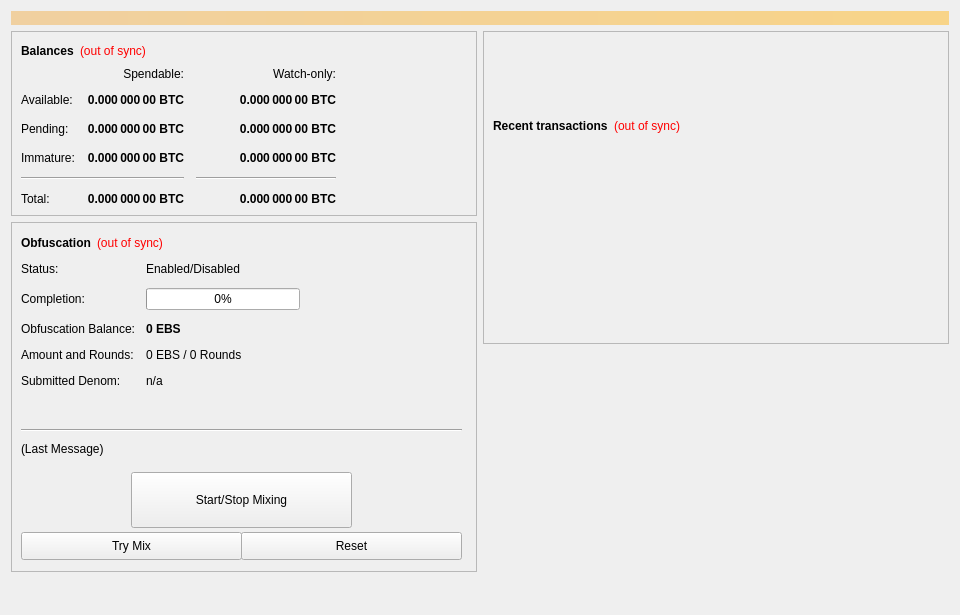
<?xml version="1.0" encoding="UTF-8"?>
<ui version="4.0">
 <class>OverviewPage</class>
 <widget class="QWidget" name="OverviewPage">
  <property name="geometry">
   <rect>
    <x>0</x>
    <y>0</y>
    <width>960</width>
    <height>615</height>
   </rect>
  </property>
  <property name="minimumSize">
   <size>
    <width>960</width>
    <height>0</height>
   </size>
  </property>
  <property name="windowTitle">
   <string>Form</string>
  </property>
  <layout class="QVBoxLayout" name="topLayout">
   <item>
    <widget class="QLabel" name="labelAlerts">
     <property name="visible">
      <bool>false</bool>
     </property>
     <property name="styleSheet">
      <string notr="true">background-color: qlineargradient(x1: 0, y1: 0, x2: 1, y2: 0, stop:0 #F0D0A0, stop:1 #F8D488); color:#000000;</string>
     </property>
     <property name="wordWrap">
      <bool>true</bool>
     </property>
     <property name="margin">
      <number>3</number>
     </property>
    </widget>
   </item>
   <item>
    <layout class="QHBoxLayout" name="horizontalLayout" stretch="1,1">
     <item>
      <layout class="QVBoxLayout" name="verticalLayout_2">
       <item>
        <widget class="QFrame" name="frame">
         <property name="frameShape">
          <enum>QFrame::StyledPanel</enum>
         </property>
         <property name="frameShadow">
          <enum>QFrame::Raised</enum>
         </property>
         <layout class="QVBoxLayout" name="verticalLayout_4">
          <item>
           <layout class="QHBoxLayout" name="horizontalLayout_4">
            <item>
             <widget class="QLabel" name="label_5">
              <property name="font">
               <font>
                <weight>75</weight>
                <bold>true</bold>
               </font>
              </property>
              <property name="text">
               <string>Balances</string>
              </property>
             </widget>
            </item>
            <item>
             <widget class="QLabel" name="labelWalletStatus">
              <property name="cursor">
               <cursorShape>WhatsThisCursor</cursorShape>
              </property>
              <property name="toolTip">
               <string>The displayed information may be out of date. Your wallet automatically synchronizes with the EBS network after a connection is established, but this process has not completed yet.</string>
              </property>
              <property name="styleSheet">
               <string notr="true">QLabel { color: red; }</string>
              </property>
              <property name="text">
               <string notr="true">(out of sync)</string>
              </property>
              <property name="alignment">
               <set>Qt::AlignLeading|Qt::AlignLeft|Qt::AlignVCenter</set>
              </property>
             </widget>
            </item>
            <item>
             <spacer name="horizontalSpacer_3">
              <property name="orientation">
               <enum>Qt::Horizontal</enum>
              </property>
              <property name="sizeHint" stdset="0">
               <size>
                <width>40</width>
                <height>20</height>
               </size>
              </property>
             </spacer>
            </item>
           </layout>
          </item>
          <item>
           <layout class="QGridLayout" name="gridLayout">
            <property name="spacing">
             <number>12</number>
            </property>
            <item row="2" column="2">
             <widget class="QLabel" name="labelWatchPending">
              <property name="font">
               <font>
                <weight>75</weight>
                <bold>true</bold>
               </font>
              </property>
              <property name="cursor">
               <cursorShape>IBeamCursor</cursorShape>
              </property>
              <property name="toolTip">
               <string>Unconfirmed transactions to watch-only addresses</string>
              </property>
              <property name="text">
               <string notr="true">0.000 000 00 BTC</string>
              </property>
              <property name="alignment">
               <set>Qt::AlignRight|Qt::AlignTrailing|Qt::AlignVCenter</set>
              </property>
              <property name="textInteractionFlags">
               <set>Qt::LinksAccessibleByMouse|Qt::TextSelectableByKeyboard|Qt::TextSelectableByMouse</set>
              </property>
             </widget>
            </item>
            <item row="2" column="1">
             <widget class="QLabel" name="labelUnconfirmed">
              <property name="font">
               <font>
                <weight>75</weight>
                <bold>true</bold>
               </font>
              </property>
              <property name="cursor">
               <cursorShape>IBeamCursor</cursorShape>
              </property>
              <property name="toolTip">
               <string>Total of transactions that have yet to be confirmed, and do not yet count toward the spendable balance</string>
              </property>
              <property name="text">
               <string notr="true">0.000 000 00 BTC</string>
              </property>
              <property name="alignment">
               <set>Qt::AlignRight|Qt::AlignTrailing|Qt::AlignVCenter</set>
              </property>
              <property name="textInteractionFlags">
               <set>Qt::LinksAccessibleByMouse|Qt::TextSelectableByKeyboard|Qt::TextSelectableByMouse</set>
              </property>
             </widget>
            </item>
            <item row="3" column="2">
             <widget class="QLabel" name="labelWatchImmature">
              <property name="font">
               <font>
                <weight>75</weight>
                <bold>true</bold>
               </font>
              </property>
              <property name="cursor">
               <cursorShape>IBeamCursor</cursorShape>
              </property>
              <property name="toolTip">
               <string>Staked or masternode rewards in watch-only addresses that has not yet matured</string>
              </property>
              <property name="text">
               <string notr="true">0.000 000 00 BTC</string>
              </property>
              <property name="alignment">
               <set>Qt::AlignRight|Qt::AlignTrailing|Qt::AlignVCenter</set>
              </property>
              <property name="textInteractionFlags">
               <set>Qt::LinksAccessibleByMouse|Qt::TextSelectableByKeyboard|Qt::TextSelectableByMouse</set>
              </property>
             </widget>
            </item>
            <item row="4" column="0" colspan="2">
             <widget class="Line" name="lineSpendableBalance">
              <property name="orientation">
               <enum>Qt::Horizontal</enum>
              </property>
             </widget>
            </item>
            <item row="4" column="2">
             <widget class="Line" name="lineWatchBalance">
              <property name="sizePolicy">
               <sizepolicy hsizetype="Preferred" vsizetype="Fixed">
                <horstretch>0</horstretch>
                <verstretch>0</verstretch>
               </sizepolicy>
              </property>
              <property name="minimumSize">
               <size>
                <width>140</width>
                <height>0</height>
               </size>
              </property>
              <property name="orientation">
               <enum>Qt::Horizontal</enum>
              </property>
             </widget>
            </item>
            <item row="5" column="0">
             <widget class="QLabel" name="labelTotalText">
              <property name="text">
               <string>Total:</string>
              </property>
             </widget>
            </item>
            <item row="3" column="1">
             <widget class="QLabel" name="labelImmature">
              <property name="font">
               <font>
                <weight>75</weight>
                <bold>true</bold>
               </font>
              </property>
              <property name="cursor">
               <cursorShape>IBeamCursor</cursorShape>
              </property>
              <property name="toolTip">
               <string>Staked or masternode rewards that has not yet matured</string>
              </property>
              <property name="text">
               <string notr="true">0.000 000 00 BTC</string>
              </property>
              <property name="alignment">
               <set>Qt::AlignRight|Qt::AlignTrailing|Qt::AlignVCenter</set>
              </property>
              <property name="textInteractionFlags">
               <set>Qt::LinksAccessibleByMouse|Qt::TextSelectableByKeyboard|Qt::TextSelectableByMouse</set>
              </property>
             </widget>
            </item>
            <item row="2" column="3">
             <spacer name="horizontalSpacer_2">
              <property name="orientation">
               <enum>Qt::Horizontal</enum>
              </property>
              <property name="sizeHint" stdset="0">
               <size>
                <width>40</width>
                <height>20</height>
               </size>
              </property>
             </spacer>
            </item>
            <item row="3" column="0">
             <widget class="QLabel" name="labelImmatureText">
              <property name="text">
               <string>Immature:</string>
              </property>
             </widget>
            </item>
            <item row="5" column="1">
             <widget class="QLabel" name="labelTotal">
              <property name="font">
               <font>
                <weight>75</weight>
                <bold>true</bold>
               </font>
              </property>
              <property name="cursor">
               <cursorShape>IBeamCursor</cursorShape>
              </property>
              <property name="toolTip">
               <string>Your current total balance</string>
              </property>
              <property name="text">
               <string notr="true">0.000 000 00 BTC</string>
              </property>
              <property name="alignment">
               <set>Qt::AlignRight|Qt::AlignTrailing|Qt::AlignVCenter</set>
              </property>
              <property name="textInteractionFlags">
               <set>Qt::LinksAccessibleByMouse|Qt::TextSelectableByKeyboard|Qt::TextSelectableByMouse</set>
              </property>
             </widget>
            </item>
            <item row="5" column="2">
             <widget class="QLabel" name="labelWatchTotal">
              <property name="font">
               <font>
                <weight>75</weight>
                <bold>true</bold>
               </font>
              </property>
              <property name="cursor">
               <cursorShape>IBeamCursor</cursorShape>
              </property>
              <property name="toolTip">
               <string>Current total balance in watch-only addresses</string>
              </property>
              <property name="text">
               <string notr="true">0.000 000 00 BTC</string>
              </property>
              <property name="alignment">
               <set>Qt::AlignRight|Qt::AlignTrailing|Qt::AlignVCenter</set>
              </property>
              <property name="textInteractionFlags">
               <set>Qt::LinksAccessibleByMouse|Qt::TextSelectableByKeyboard|Qt::TextSelectableByMouse</set>
              </property>
             </widget>
            </item>
            <item row="0" column="2">
             <widget class="QLabel" name="labelWatchonly">
              <property name="text">
               <string>Watch-only:</string>
              </property>
              <property name="alignment">
               <set>Qt::AlignRight|Qt::AlignTrailing|Qt::AlignVCenter</set>
              </property>
             </widget>
            </item>
            <item row="1" column="0">
             <widget class="QLabel" name="labelBalanceText">
              <property name="text">
               <string>Available:</string>
              </property>
             </widget>
            </item>
            <item row="1" column="1">
             <widget class="QLabel" name="labelBalance">
              <property name="font">
               <font>
                <weight>75</weight>
                <bold>true</bold>
               </font>
              </property>
              <property name="cursor">
               <cursorShape>IBeamCursor</cursorShape>
              </property>
              <property name="toolTip">
               <string>Your current spendable balance</string>
              </property>
              <property name="text">
               <string notr="true">0.000 000 00 BTC</string>
              </property>
              <property name="alignment">
               <set>Qt::AlignRight|Qt::AlignTrailing|Qt::AlignVCenter</set>
              </property>
              <property name="textInteractionFlags">
               <set>Qt::LinksAccessibleByMouse|Qt::TextSelectableByKeyboard|Qt::TextSelectableByMouse</set>
              </property>
             </widget>
            </item>
            <item row="1" column="2">
             <widget class="QLabel" name="labelWatchAvailable">
              <property name="font">
               <font>
                <weight>75</weight>
                <bold>true</bold>
               </font>
              </property>
              <property name="cursor">
               <cursorShape>IBeamCursor</cursorShape>
              </property>
              <property name="toolTip">
               <string>Your current balance in watch-only addresses</string>
              </property>
              <property name="text">
               <string notr="true">0.000 000 00 BTC</string>
              </property>
              <property name="alignment">
               <set>Qt::AlignRight|Qt::AlignTrailing|Qt::AlignVCenter</set>
              </property>
              <property name="textInteractionFlags">
               <set>Qt::LinksAccessibleByMouse|Qt::TextSelectableByKeyboard|Qt::TextSelectableByMouse</set>
              </property>
             </widget>
            </item>
            <item row="2" column="0">
             <widget class="QLabel" name="labelPendingText">
              <property name="text">
               <string>Pending:</string>
              </property>
             </widget>
            </item>
            <item row="0" column="1">
             <widget class="QLabel" name="labelSpendable">
              <property name="text">
               <string>Spendable:</string>
              </property>
              <property name="alignment">
               <set>Qt::AlignRight|Qt::AlignTrailing|Qt::AlignVCenter</set>
              </property>
             </widget>
            </item>
           </layout>
          </item>
         </layout>
        </widget>
       </item>
       <item>
        <widget class="QFrame" name="frameObfuscation">
         <property name="minimumSize">
          <size>
           <width>0</width>
           <height>350</height>
          </size>
         </property>
         <property name="layoutDirection">
          <enum>Qt::LeftToRight</enum>
         </property>
         <property name="frameShape">
          <enum>QFrame::StyledPanel</enum>
         </property>
         <property name="frameShadow">
          <enum>QFrame::Raised</enum>
         </property>
         <widget class="QWidget" name="formLayoutWidget">
          <property name="geometry">
           <rect>
            <x>10</x>
            <y>40</y>
            <width>451</width>
            <height>161</height>
           </rect>
          </property>
          <layout class="QFormLayout" name="formLayout">
           <property name="fieldGrowthPolicy">
            <enum>QFormLayout::AllNonFixedFieldsGrow</enum>
           </property>
           <property name="horizontalSpacing">
            <number>11</number>
           </property>
           <property name="verticalSpacing">
            <number>12</number>
           </property>
           <item row="0" column="0">
            <widget class="QLabel" name="label_6">
             <property name="text">
              <string>Status:</string>
             </property>
            </widget>
           </item>
           <item row="1" column="0">
            <widget class="QLabel" name="label_7">
             <property name="text">
              <string>Completion:</string>
             </property>
            </widget>
           </item>
           <item row="1" column="1">
            <widget class="QProgressBar" name="obfuscationProgress">
             <property name="maximumSize">
              <size>
               <width>154</width>
               <height>16777215</height>
              </size>
             </property>
             <property name="value">
              <number>0</number>
             </property>
            </widget>
           </item>
           <item row="2" column="0">
            <widget class="QLabel" name="labelAnonymizedText">
             <property name="text">
              <string>Obfuscation Balance:</string>
             </property>
            </widget>
           </item>
           <item row="2" column="1">
            <widget class="QLabel" name="labelAnonymized">
             <property name="font">
              <font>
               <weight>75</weight>
               <bold>true</bold>
              </font>
             </property>
             <property name="text">
              <string notr="true">0 EBS</string>
             </property>
            </widget>
           </item>
           <item row="3" column="0">
            <widget class="QLabel" name="label_8">
             <property name="text">
              <string>Amount and Rounds:</string>
             </property>
            </widget>
           </item>
           <item row="3" column="1">
            <widget class="QLabel" name="labelAmountRounds">
             <property name="text">
              <string>0 EBS / 0 Rounds</string>
             </property>
            </widget>
           </item>
           <item row="4" column="0">
            <widget class="QLabel" name="label_9">
             <property name="text">
              <string>Submitted Denom:</string>
             </property>
            </widget>
           </item>
           <item row="4" column="1">
            <widget class="QLabel" name="labelSubmittedDenom">
             <property name="toolTip">
              <string>The denominations you submitted to the Masternode.&lt;br&gt;To mix, other users must submit the exact same denominations.</string>
             </property>
             <property name="text">
              <string>n/a</string>
             </property>
            </widget>
           </item>
           <item row="0" column="1">
            <widget class="QLabel" name="obfuscationEnabled">
             <property name="text">
              <string>Enabled/Disabled</string>
             </property>
            </widget>
           </item>
          </layout>
         </widget>
         <widget class="QPushButton" name="runAutoDenom">
          <property name="geometry">
           <rect>
            <x>251</x>
            <y>17</y>
            <width>1</width>
            <height>1</height>
           </rect>
          </property>
          <property name="palette">
           <palette>
            <active>
             <colorrole role="WindowText">
              <brush brushstyle="SolidPattern">
               <color alpha="255">
                <red>0</red>
                <green>0</green>
                <blue>0</blue>
               </color>
              </brush>
             </colorrole>
             <colorrole role="Button">
              <brush brushstyle="SolidPattern">
               <color alpha="255">
                <red>239</red>
                <green>238</green>
                <blue>238</blue>
               </color>
              </brush>
             </colorrole>
             <colorrole role="Light">
              <brush brushstyle="SolidPattern">
               <color alpha="255">
                <red>255</red>
                <green>255</green>
                <blue>255</blue>
               </color>
              </brush>
             </colorrole>
             <colorrole role="Midlight">
              <brush brushstyle="SolidPattern">
               <color alpha="255">
                <red>247</red>
                <green>246</green>
                <blue>246</blue>
               </color>
              </brush>
             </colorrole>
             <colorrole role="Dark">
              <brush brushstyle="SolidPattern">
               <color alpha="255">
                <red>119</red>
                <green>119</green>
                <blue>119</blue>
               </color>
              </brush>
             </colorrole>
             <colorrole role="Mid">
              <brush brushstyle="SolidPattern">
               <color alpha="255">
                <red>159</red>
                <green>159</green>
                <blue>159</blue>
               </color>
              </brush>
             </colorrole>
             <colorrole role="Text">
              <brush brushstyle="SolidPattern">
               <color alpha="255">
                <red>0</red>
                <green>0</green>
                <blue>0</blue>
               </color>
              </brush>
             </colorrole>
             <colorrole role="BrightText">
              <brush brushstyle="SolidPattern">
               <color alpha="255">
                <red>255</red>
                <green>255</green>
                <blue>255</blue>
               </color>
              </brush>
             </colorrole>
             <colorrole role="ButtonText">
              <brush brushstyle="SolidPattern">
               <color alpha="255">
                <red>0</red>
                <green>0</green>
                <blue>0</blue>
               </color>
              </brush>
             </colorrole>
             <colorrole role="Base">
              <brush brushstyle="SolidPattern">
               <color alpha="255">
                <red>255</red>
                <green>255</green>
                <blue>255</blue>
               </color>
              </brush>
             </colorrole>
             <colorrole role="Window">
              <brush brushstyle="SolidPattern">
               <color alpha="255">
                <red>239</red>
                <green>238</green>
                <blue>238</blue>
               </color>
              </brush>
             </colorrole>
             <colorrole role="Shadow">
              <brush brushstyle="SolidPattern">
               <color alpha="255">
                <red>0</red>
                <green>0</green>
                <blue>0</blue>
               </color>
              </brush>
             </colorrole>
             <colorrole role="AlternateBase">
              <brush brushstyle="SolidPattern">
               <color alpha="255">
                <red>247</red>
                <green>246</green>
                <blue>246</blue>
               </color>
              </brush>
             </colorrole>
             <colorrole role="ToolTipBase">
              <brush brushstyle="SolidPattern">
               <color alpha="255">
                <red>255</red>
                <green>255</green>
                <blue>220</blue>
               </color>
              </brush>
             </colorrole>
             <colorrole role="ToolTipText">
              <brush brushstyle="SolidPattern">
               <color alpha="255">
                <red>0</red>
                <green>0</green>
                <blue>0</blue>
               </color>
              </brush>
             </colorrole>
            </active>
            <inactive>
             <colorrole role="WindowText">
              <brush brushstyle="SolidPattern">
               <color alpha="255">
                <red>0</red>
                <green>0</green>
                <blue>0</blue>
               </color>
              </brush>
             </colorrole>
             <colorrole role="Button">
              <brush brushstyle="SolidPattern">
               <color alpha="255">
                <red>239</red>
                <green>238</green>
                <blue>238</blue>
               </color>
              </brush>
             </colorrole>
             <colorrole role="Light">
              <brush brushstyle="SolidPattern">
               <color alpha="255">
                <red>255</red>
                <green>255</green>
                <blue>255</blue>
               </color>
              </brush>
             </colorrole>
             <colorrole role="Midlight">
              <brush brushstyle="SolidPattern">
               <color alpha="255">
                <red>247</red>
                <green>246</green>
                <blue>246</blue>
               </color>
              </brush>
             </colorrole>
             <colorrole role="Dark">
              <brush brushstyle="SolidPattern">
               <color alpha="255">
                <red>119</red>
                <green>119</green>
                <blue>119</blue>
               </color>
              </brush>
             </colorrole>
             <colorrole role="Mid">
              <brush brushstyle="SolidPattern">
               <color alpha="255">
                <red>159</red>
                <green>159</green>
                <blue>159</blue>
               </color>
              </brush>
             </colorrole>
             <colorrole role="Text">
              <brush brushstyle="SolidPattern">
               <color alpha="255">
                <red>0</red>
                <green>0</green>
                <blue>0</blue>
               </color>
              </brush>
             </colorrole>
             <colorrole role="BrightText">
              <brush brushstyle="SolidPattern">
               <color alpha="255">
                <red>255</red>
                <green>255</green>
                <blue>255</blue>
               </color>
              </brush>
             </colorrole>
             <colorrole role="ButtonText">
              <brush brushstyle="SolidPattern">
               <color alpha="255">
                <red>0</red>
                <green>0</green>
                <blue>0</blue>
               </color>
              </brush>
             </colorrole>
             <colorrole role="Base">
              <brush brushstyle="SolidPattern">
               <color alpha="255">
                <red>255</red>
                <green>255</green>
                <blue>255</blue>
               </color>
              </brush>
             </colorrole>
             <colorrole role="Window">
              <brush brushstyle="SolidPattern">
               <color alpha="255">
                <red>239</red>
                <green>238</green>
                <blue>238</blue>
               </color>
              </brush>
             </colorrole>
             <colorrole role="Shadow">
              <brush brushstyle="SolidPattern">
               <color alpha="255">
                <red>0</red>
                <green>0</green>
                <blue>0</blue>
               </color>
              </brush>
             </colorrole>
             <colorrole role="AlternateBase">
              <brush brushstyle="SolidPattern">
               <color alpha="255">
                <red>247</red>
                <green>246</green>
                <blue>246</blue>
               </color>
              </brush>
             </colorrole>
             <colorrole role="ToolTipBase">
              <brush brushstyle="SolidPattern">
               <color alpha="255">
                <red>255</red>
                <green>255</green>
                <blue>220</blue>
               </color>
              </brush>
             </colorrole>
             <colorrole role="ToolTipText">
              <brush brushstyle="SolidPattern">
               <color alpha="255">
                <red>0</red>
                <green>0</green>
                <blue>0</blue>
               </color>
              </brush>
             </colorrole>
            </inactive>
            <disabled>
             <colorrole role="WindowText">
              <brush brushstyle="SolidPattern">
               <color alpha="255">
                <red>119</red>
                <green>119</green>
                <blue>119</blue>
               </color>
              </brush>
             </colorrole>
             <colorrole role="Button">
              <brush brushstyle="SolidPattern">
               <color alpha="255">
                <red>239</red>
                <green>238</green>
                <blue>238</blue>
               </color>
              </brush>
             </colorrole>
             <colorrole role="Light">
              <brush brushstyle="SolidPattern">
               <color alpha="255">
                <red>255</red>
                <green>255</green>
                <blue>255</blue>
               </color>
              </brush>
             </colorrole>
             <colorrole role="Midlight">
              <brush brushstyle="SolidPattern">
               <color alpha="255">
                <red>247</red>
                <green>246</green>
                <blue>246</blue>
               </color>
              </brush>
             </colorrole>
             <colorrole role="Dark">
              <brush brushstyle="SolidPattern">
               <color alpha="255">
                <red>119</red>
                <green>119</green>
                <blue>119</blue>
               </color>
              </brush>
             </colorrole>
             <colorrole role="Mid">
              <brush brushstyle="SolidPattern">
               <color alpha="255">
                <red>159</red>
                <green>159</green>
                <blue>159</blue>
               </color>
              </brush>
             </colorrole>
             <colorrole role="Text">
              <brush brushstyle="SolidPattern">
               <color alpha="255">
                <red>119</red>
                <green>119</green>
                <blue>119</blue>
               </color>
              </brush>
             </colorrole>
             <colorrole role="BrightText">
              <brush brushstyle="SolidPattern">
               <color alpha="255">
                <red>255</red>
                <green>255</green>
                <blue>255</blue>
               </color>
              </brush>
             </colorrole>
             <colorrole role="ButtonText">
              <brush brushstyle="SolidPattern">
               <color alpha="255">
                <red>119</red>
                <green>119</green>
                <blue>119</blue>
               </color>
              </brush>
             </colorrole>
             <colorrole role="Base">
              <brush brushstyle="SolidPattern">
               <color alpha="255">
                <red>239</red>
                <green>238</green>
                <blue>238</blue>
               </color>
              </brush>
             </colorrole>
             <colorrole role="Window">
              <brush brushstyle="SolidPattern">
               <color alpha="255">
                <red>239</red>
                <green>238</green>
                <blue>238</blue>
               </color>
              </brush>
             </colorrole>
             <colorrole role="Shadow">
              <brush brushstyle="SolidPattern">
               <color alpha="255">
                <red>0</red>
                <green>0</green>
                <blue>0</blue>
               </color>
              </brush>
             </colorrole>
             <colorrole role="AlternateBase">
              <brush brushstyle="SolidPattern">
               <color alpha="255">
                <red>239</red>
                <green>238</green>
                <blue>238</blue>
               </color>
              </brush>
             </colorrole>
             <colorrole role="ToolTipBase">
              <brush brushstyle="SolidPattern">
               <color alpha="255">
                <red>255</red>
                <green>255</green>
                <blue>220</blue>
               </color>
              </brush>
             </colorrole>
             <colorrole role="ToolTipText">
              <brush brushstyle="SolidPattern">
               <color alpha="255">
                <red>0</red>
                <green>0</green>
                <blue>0</blue>
               </color>
              </brush>
             </colorrole>
            </disabled>
           </palette>
          </property>
          <property name="focusPolicy">
           <enum>Qt::NoFocus</enum>
          </property>
          <property name="autoFillBackground">
           <bool>true</bool>
          </property>
          <property name="text">
           <string/>
          </property>
          <property name="flat">
           <bool>true</bool>
          </property>
         </widget>
         <widget class="QPushButton" name="toggleObfuscation">
          <property name="geometry">
           <rect>
            <x>120</x>
            <y>250</y>
            <width>221</width>
            <height>56</height>
           </rect>
          </property>
          <property name="sizePolicy">
           <sizepolicy hsizetype="MinimumExpanding" vsizetype="Fixed">
            <horstretch>0</horstretch>
            <verstretch>0</verstretch>
           </sizepolicy>
          </property>
          <property name="text">
           <string>Start/Stop Mixing</string>
          </property>
         </widget>
         <widget class="Line" name="lineLastMessage">
          <property name="geometry">
           <rect>
            <x>10</x>
            <y>200</y>
            <width>441</width>
            <height>16</height>
           </rect>
          </property>
          <property name="orientation">
           <enum>Qt::Horizontal</enum>
          </property>
         </widget>
         <widget class="QLabel" name="obfuscationStatus">
          <property name="geometry">
           <rect>
            <x>10</x>
            <y>220</y>
            <width>451</width>
            <height>61</height>
           </rect>
          </property>
          <property name="minimumSize">
           <size>
            <width>288</width>
            <height>43</height>
           </size>
          </property>
          <property name="text">
           <string>(Last Message)</string>
          </property>
          <property name="alignment">
           <set>Qt::AlignLeading|Qt::AlignLeft|Qt::AlignTop</set>
          </property>
          <property name="wordWrap">
           <bool>true</bool>
          </property>
         </widget>
         <widget class="QPushButton" name="obfuscationAuto">
          <property name="geometry">
           <rect>
            <x>10</x>
            <y>310</y>
            <width>221</width>
            <height>28</height>
           </rect>
          </property>
          <property name="sizePolicy">
           <sizepolicy hsizetype="MinimumExpanding" vsizetype="Fixed">
            <horstretch>0</horstretch>
            <verstretch>0</verstretch>
           </sizepolicy>
          </property>
          <property name="toolTip">
           <string>Try to manually submit a Obfuscation request.</string>
          </property>
          <property name="text">
           <string>Try Mix</string>
          </property>
         </widget>
         <widget class="QPushButton" name="obfuscationReset">
          <property name="geometry">
           <rect>
            <x>230</x>
            <y>310</y>
            <width>221</width>
            <height>28</height>
           </rect>
          </property>
          <property name="sizePolicy">
           <sizepolicy hsizetype="MinimumExpanding" vsizetype="Fixed">
            <horstretch>0</horstretch>
            <verstretch>0</verstretch>
           </sizepolicy>
          </property>
          <property name="toolTip">
           <string>Reset the current status of Obfuscation (can interrupt Obfuscation if it's in the process of Mixing, which can cost you money!)</string>
          </property>
          <property name="autoFillBackground">
           <bool>false</bool>
          </property>
          <property name="text">
           <string>Reset</string>
          </property>
         </widget>
         <widget class="QWidget" name="layoutWidget">
          <property name="geometry">
           <rect>
            <x>10</x>
            <y>10</y>
            <width>431</width>
            <height>22</height>
           </rect>
          </property>
          <layout class="QHBoxLayout" name="horizontalLayout_5">
           <item>
            <widget class="QLabel" name="label_2">
             <property name="font">
              <font>
               <weight>75</weight>
               <bold>true</bold>
              </font>
             </property>
             <property name="text">
              <string>Obfuscation</string>
             </property>
            </widget>
           </item>
           <item>
            <widget class="QLabel" name="labelObfuscationSyncStatus">
             <property name="toolTip">
              <string>The displayed information may be out of date. Your wallet automatically synchronizes with the EBS network after a connection is established, but this process has not completed yet.</string>
             </property>
             <property name="styleSheet">
              <string notr="true">QLabel { color: red; }</string>
             </property>
             <property name="text">
              <string notr="true">(out of sync)</string>
             </property>
             <property name="alignment">
              <set>Qt::AlignLeading|Qt::AlignLeft|Qt::AlignVCenter</set>
             </property>
            </widget>
           </item>
           <item>
            <spacer name="horizontalSpacer_4">
             <property name="orientation">
              <enum>Qt::Horizontal</enum>
             </property>
             <property name="sizeHint" stdset="0">
              <size>
               <width>40</width>
               <height>20</height>
              </size>
             </property>
            </spacer>
           </item>
          </layout>
         </widget>
        </widget>
       </item>
       <item>
        <spacer name="verticalSpacer">
         <property name="orientation">
          <enum>Qt::Vertical</enum>
         </property>
         <property name="sizeHint" stdset="0">
          <size>
           <width>20</width>
           <height>40</height>
          </size>
         </property>
        </spacer>
       </item>
      </layout>
     </item>
     <item>
      <layout class="QVBoxLayout" name="verticalLayout_3">
       <item>
        <widget class="QFrame" name="frame_2">
         <property name="frameShape">
          <enum>QFrame::StyledPanel</enum>
         </property>
         <property name="frameShadow">
          <enum>QFrame::Raised</enum>
         </property>
         <layout class="QVBoxLayout" name="verticalLayout">
          <item>
           <spacer name="verticalSpacer_3">
            <property name="orientation">
             <enum>Qt::Vertical</enum>
            </property>
            <property name="sizeType">
             <enum>QSizePolicy::Fixed</enum>
            </property>
            <property name="sizeHint" stdset="0">
             <size>
              <width>20</width>
              <height>75</height>
             </size>
            </property>
           </spacer>
          </item>
          <item>
           <layout class="QHBoxLayout" name="horizontalLayout_2">
            <item>
             <widget class="QLabel" name="label_4">
              <property name="font">
               <font>
                <weight>75</weight>
                <bold>true</bold>
               </font>
              </property>
              <property name="text">
               <string>Recent transactions</string>
              </property>
             </widget>
            </item>
            <item>
             <widget class="QLabel" name="labelTransactionsStatus">
              <property name="cursor">
               <cursorShape>WhatsThisCursor</cursorShape>
              </property>
              <property name="toolTip">
               <string>The displayed information may be out of date. Your wallet automatically synchronizes with the EBS network after a connection is established, but this process has not completed yet.</string>
              </property>
              <property name="styleSheet">
               <string notr="true">QLabel { color: red; }</string>
              </property>
              <property name="text">
               <string notr="true">(out of sync)</string>
              </property>
              <property name="alignment">
               <set>Qt::AlignRight|Qt::AlignTrailing|Qt::AlignVCenter</set>
              </property>
             </widget>
            </item>
            <item>
             <spacer name="horizontalSpacer">
              <property name="orientation">
               <enum>Qt::Horizontal</enum>
              </property>
              <property name="sizeHint" stdset="0">
               <size>
                <width>40</width>
                <height>20</height>
               </size>
              </property>
             </spacer>
            </item>
           </layout>
          </item>
          <item>
           <widget class="QListView" name="listTransactions">
            <property name="styleSheet">
             <string notr="true">QListView { background: transparent; }</string>
            </property>
            <property name="frameShape">
             <enum>QFrame::NoFrame</enum>
            </property>
            <property name="verticalScrollBarPolicy">
             <enum>Qt::ScrollBarAlwaysOff</enum>
            </property>
            <property name="horizontalScrollBarPolicy">
             <enum>Qt::ScrollBarAlwaysOff</enum>
            </property>
            <property name="selectionMode">
             <enum>QAbstractItemView::NoSelection</enum>
            </property>
           </widget>
          </item>
         </layout>
        </widget>
       </item>
       <item>
        <spacer name="verticalSpacer_2">
         <property name="orientation">
          <enum>Qt::Vertical</enum>
         </property>
         <property name="sizeType">
          <enum>QSizePolicy::Expanding</enum>
         </property>
         <property name="sizeHint" stdset="0">
          <size>
           <width>20</width>
           <height>40</height>
          </size>
         </property>
        </spacer>
       </item>
      </layout>
     </item>
    </layout>
   </item>
  </layout>
 </widget>
 <resources/>
 <connections/>
</ui>
